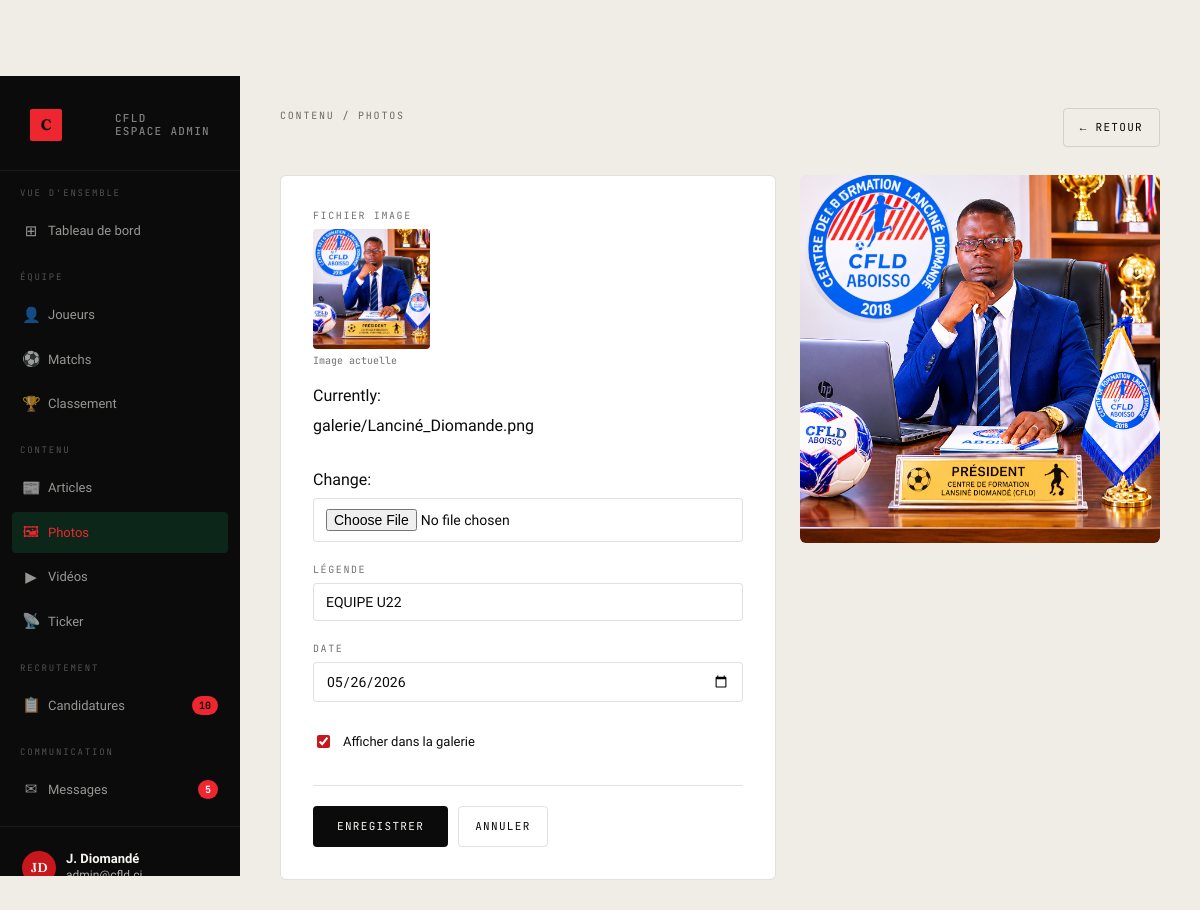
Screenshot of /admin-cfld/photos/3/ (signed in) with the database file from the repository.
### medias/models.py (models this page shows, shortened)
class Photo(models.Model):
    legende = models.CharField(max_length=200, blank=True)
    image = models.ImageField(upload_to='galerie/')
    date = models.DateField(default=timezone.now)
    afficher = models.BooleanField(default=True)
    class Meta:
        ordering = ['-date']
        verbose_name = 'Photo'
        verbose_name_plural = 'Photos'

### recrutement/admin_views.py (the view)
# urls.py: path('photos/<int:pk>/',          v.admin_photo_form,  name='admin_photo_edit'),
@staff_required
def admin_photo_form(request, pk=None):
    obj  = get_object_or_404(Photo, pk=pk) if pk else None
    form = PhotoForm(request.POST or None, request.FILES or None, instance=obj)
    if request.method == 'POST' and form.is_valid():
        form.save()
        return redirect('admin_photos')
    ctx = _base_ctx(request, 'photos')
    ctx.update({'form': form, 'obj': obj})
    return render(request, 'admin_cfld/photo_form.html', ctx)

### medias/forms.py
class PhotoForm(forms.ModelForm):
    class Meta:
        model = Photo
        fields = ['image', 'legende', 'date', 'afficher']
        widgets = {
            'legende': forms.TextInput(attrs={'placeholder': 'Légende optionnelle'}),
            'date':    forms.DateInput(attrs={'type': 'date'}),
        }

### recrutement/admin_views.py (called while the page is built)
def staff_required(view_func):
    @wraps(view_func)
    def wrapper(request, *args, **kwargs):
        if not request.user.is_authenticated or not request.user.is_staff:
            return redirect('login')
        return view_func(request, *args, **kwargs)
    return wrapper

def _base_ctx(request, section=''):
    return {
        'pending_count': Candidature.objects.filter(statut='pending').count(),
        'unread_count':  Message.objects.filter(lu=False).count(),
        'section':       section,
    }

### templates/admin_cfld/photo_form.html (shortened to what this page needs)
{% extends "admin_cfld/base.html" %}
{% block content %}
<div class="page-header">
  <div>
    <span class="eyebrow">Contenu / Photos</span>
  </div>
  <div class="hd-actions">
    <a href="{% url 'admin_photos' %}" style="padding:10px 16px;border:1px solid var(--line);border-radius:4px;font-family:var(--font-mono);font-size:11px;letter-spacing:.12em;text-transform:uppercase;text-decoration:none;color:var(--ink);">
      ← Retour
    </a>
  </div>
</div>
<form method="post" enctype="multipart/form-data">
  <div style="display:grid;grid-template-columns:1fr 360px;gap:24px;max-width:900px;">
    <div class="form-card">
      <div class="form-grid full">
        <div class="field">
          <label>Fichier image</label>
          {% if obj and obj.image %}
            <div style="margin-bottom:10px;">
              <img src="{{ obj.image.url }}" alt="" style="height:120px;border-radius:4px;object-fit:cover;">
              <div style="font-family:var(--font-mono);font-size:10px;color:var(--muted);margin-top:4px;">Image actuelle</div>
            </div>
          {% endif %}
          {{ form.image }}
        </div>
        <div class="field">
          <label>Légende</label>
          {{ form.legende }}
        </div>
        <div class="field">
          <label>Date</label>
          {{ form.date }}
        </div>
        <div class="field">
          <div class="field-check">
            {{ form.afficher }}
            <label for="{{ form.afficher.id_for_label }}">Afficher dans la galerie</label>
          </div>
        </div>
      </div>
      <div class="form-actions">
        <button type="submit" style="padding:11px 24px;background:var(--ink);color:var(--paper);border:0;border-radius:4px;font-family:var(--font-mono);font-size:11px;letter-spacing:.12em;text-transform:uppercase;cursor:pointer;">
          {% if obj %}Enregistrer{% else %}Ajouter la photo{% endif %}
        </button>
        <a href="{% url 'admin_photos' %}" style="padding:11px 16px;border:1px solid var(--line);border-radius:4px;font-family:var(--font-mono);font-size:11px;letter-spacing:.12em;text-transform:uppercase;text-decoration:none;color:var(--ink);">
          Annuler
        </a>
      </div>
    </div>
    {% if obj and obj.image %}
    <div>
      <img src="{{ obj.image.url }}" alt="" style="width:100%;border-radius:6px;display:block;">
    </div>
    {% endif %}
  </div>
</form>
{% endblock %}

### templates/admin_cfld/base.html (shortened to what this page needs)
{% load static %}
<!doctype html>
<html lang="fr">
<head>
<link rel="stylesheet" href="{% static 'style.css' %}">
</head>
<body>
<div class="admin-shell">
  <aside class="sidebar">
    <div class="sidebar-top">
      <a href="{% url 'admin_dashboard' %}" class="sidebar-brand">
        <span class="bm">C</span>
        <span class="bt">CFLD<br>Espace admin</span>
      </a>
    </div>
    <nav class="sidebar-nav">
      <div class="nav-section">Vue d'ensemble</div>
      <a href="{% url 'admin_dashboard' %}" {% if section == 'dashboard' %}class="active"{% endif %}>
        <span class="icon">⊞</span><span class="lbl">Tableau de bord</span>
      </a>
      <div class="nav-section">Équipe</div>
      <a href="{% url 'admin_joueurs' %}" {% if section == 'joueurs' %}class="active"{% endif %}>
        <span class="icon">👤</span><span class="lbl">Joueurs</span>
      </a>
      <a href="{% url 'admin_matchs' %}" {% if section == 'matchs' %}class="active"{% endif %}>
        <span class="icon">⚽</span><span class="lbl">Matchs</span>
      </a>
      <a href="{% url 'admin_classement' %}" {% if section == 'classement' %}class="active"{% endif %}>
        <span class="icon">🏆</span><span class="lbl">Classement</span>
      </a>
      <div class="nav-section">Contenu</div>
      <a href="{% url 'admin_articles' %}" {% if section == 'articles' %}class="active"{% endif %}>
        <span class="icon">📰</span><span class="lbl">Articles</span>
      </a>
      <a href="{% url 'admin_photos' %}" {% if section == 'photos' %}class="active"{% endif %}>
        <span class="icon">🖼</span><span class="lbl">Photos</span>
      </a>
      <a href="{% url 'admin_videos' %}" {% if section == 'videos' %}class="active"{% endif %}>
        <span class="icon">▶</span><span class="lbl">Vidéos</span>
      </a>
      <a href="{% url 'admin_ticker' %}" {% if section == 'ticker' %}class="active"{% endif %}>
        <span class="icon">📡</span><span class="lbl">Ticker</span>
      </a>
      <div class="nav-section">Recrutement</div>
      <a href="{% url 'admin_candidatures' %}" {% if section == 'candidatures' %}class="active"{% endif %}>
        <span class="icon">📋</span><span class="lbl">Candidatures</span>
        {% if pending_count %}<span class="badge">{{ pending_count }}</span>{% endif %}
      </a>
      <div class="nav-section">Communication</div>
      <a href="{% url 'admin_messages' %}" {% if section == 'messages' %}class="active"{% endif %}>
        <span class="icon">✉</span><span class="lbl">Messages</span>
        {% if unread_count %}<span class="badge red">{{ unread_count }}</span>{% endif %}
      </a>
    </nav>
    <div class="sidebar-footer">
      <div class="sidebar-user">
        <div class="av">{{ request.user.first_name|slice:":1"|upper }}{{ request.user.last_name|slice:":1"|upper }}</div>
        <div class="info">
          <strong>{{ request.user.get_full_name|default:request.user.username }}</strong>
          {{ request.user.email }}
        </div>
      </div>
    </div>
  </aside>
  <main class="admin-main">
    {% block content %}{% endblock %}
  </main>
</div>
</body>
</html>

### assets/style.css (style rules this page uses)
:root { --green: #c8161d; --green-deep: #8a0d12; --green-bright: #ee2630; --ink: #0b0b0b; --paper: #f7f5f1; --paper-2: #ebe7dc; --line: rgba(11,11,11,0.12); --line-strong: rgba(11,11,11,0.85); --muted: rgba(11,11,11,0.58); --font-display: "Fraunces", "Times New Roman", serif; --font-text: "Inter Tight", "Helvetica Neue", Arial, sans-serif; --font-mono: "JetBrains Mono", "Menlo", monospace; --display-tracking: -0.02em; --display-weight: 500; --display-italic: 0; }
* { box-sizing: border-box; }
html, body { margin: 0; padding: 0; overflow-x: hidden; }
body { font-family: var(--font-text); color: var(--ink); background: var(--paper); -webkit-font-smoothing: antialiased; text-rendering: optimizeLegibility; line-height: 1.5; }
img { max-width: 100%; display: block; }
a { color: inherit; text-decoration: none; }
button { font: inherit; cursor: pointer; border: 0; background: none; color: inherit; }
.eyebrow { font-family: var(--font-mono); font-size: 11px; letter-spacing: 0.18em; text-transform: uppercase; color: var(--muted); }
body { padding-top: 76px; }

### rows the page displays
Photo: image (picture), legende "EQUIPE U22", date "05/26/2026", afficher "☑"

### other values shown
{{ pending_count }} "10"
{{ unread_count }} "5"
{{ request.user.first_name|slice:":1"|upper }} "J"
{{ request.user.last_name|slice:":1"|upper }} "D"
{{ request.user.get_full_name|default:request.user.username }} "J. Diomandé"
